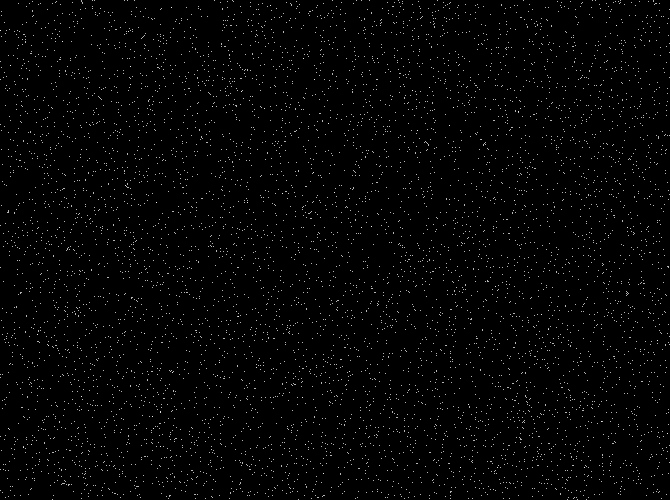
Frame 1 (no input)
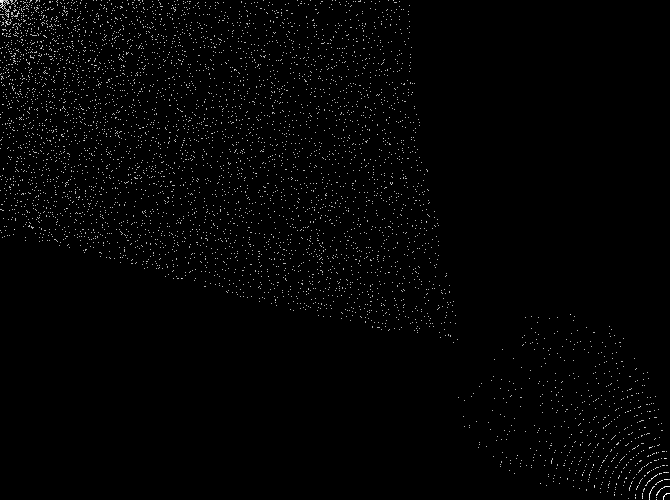
Frame 60 (the mouse pressed at the canvas centre just before this capture)
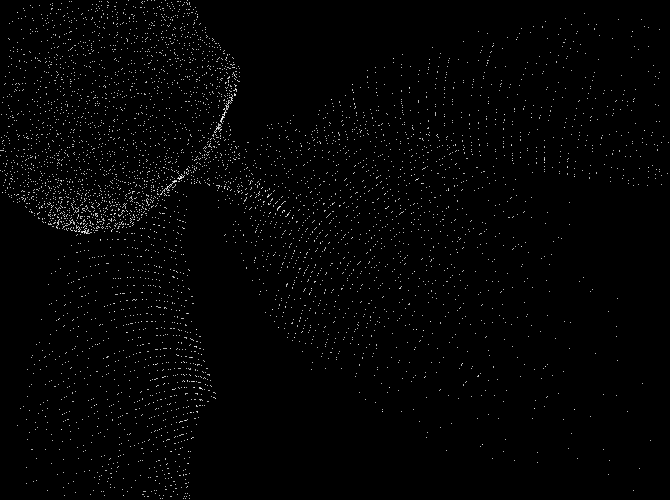
Frame 120 (the mouse held since frame 60 and released just before this capture)

The Processing sketch that drew these frames (run headless with seeded random() and noise(); from frame 60 on, the mouse is pressed at the canvas centre):

// Processing sketch: processing_40632
// ── processing_40632.pde

// code by Claus Rytter Bruun de Neergaard, March 2011
// (use of PVector learned from Daniel Shiffmann tutorial)

// GLOBAL VARIABLES ///////////////////////////////

int n = 7000;      // number of agents
float s = 7.0;     // maximum agent velocity

int count = 0;

Agent[] agents = new Agent[n];

// SETUP //////////////////////////////////////////

void setup() {
  size(670, 500);
  noFill();
  stroke(255);
  
  for (int i = 0; i < agents.length; i++) {
    agents[i] = new Agent(); 
  }
  
}

// DRAW ///////////////////////////////////////////

void draw() {
  
  background(0);
  
  // calling functions of all of the objects in the array
  for (int i = 0; i < agents.length; i++) {
    agents[i].update();
    agents[i].edges();
    agents[i].display(); 
  }
}

// CLASS //////////////////////////////////////////

class Agent {

  PVector loc;
  PVector vel;
  PVector acc;
  float speed;

  Agent() {
    loc = new PVector(random(0, width), random(0, height));
    vel = new PVector(0, 0);
    speed = s;
  }

  void update() {

    PVector mouse = new PVector(mouseX, mouseY);
    PVector dir = PVector.sub(mouse, loc);  
    dir.normalize();                        
    dir.mult(0.15);                         
    acc = dir;                              

    vel.add(acc);
    vel.limit(speed);
    loc.add(vel);
  }
  
  void edges() {

    if (loc.x > width) {
      loc.x = 0;
    } else if (loc.x < 0) {
      loc.x = width;
    }

    if (loc.y > height) {
      loc.y = 0;
    }  else if (loc.y < 0) {
      loc.y = height;
    }

  }

  void display() {
    point(loc.x, loc.y);
  }
  
}
